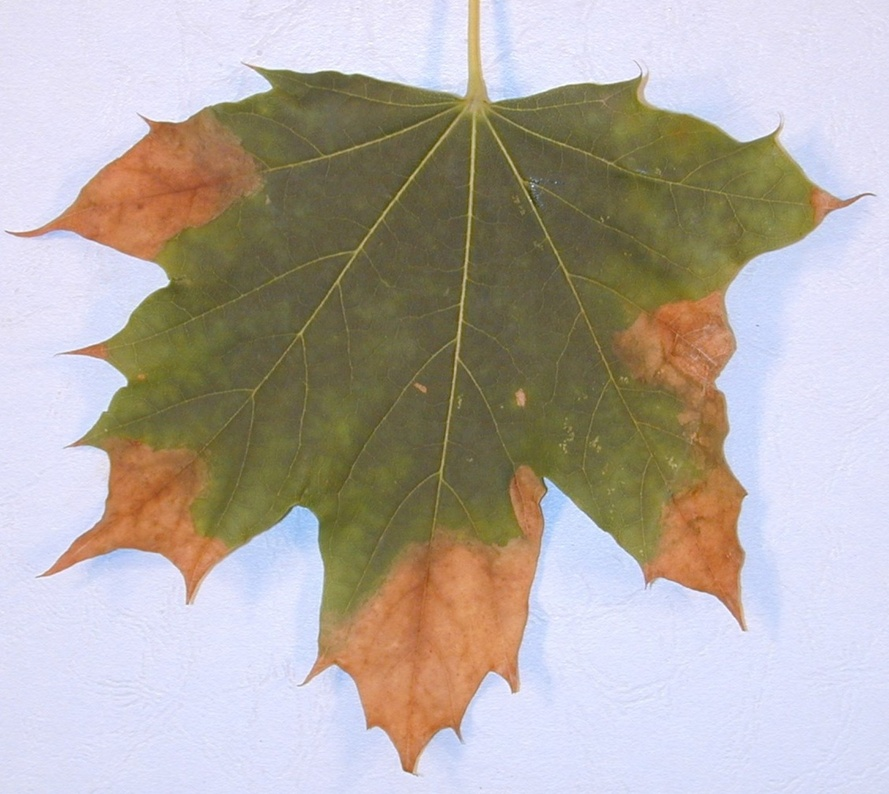
%> input picture _parcial2/hojaQuemadaP3.jpg, 889 x 794 px, shrunk from 1920 x 1715 before the run
$ octave punto3.m   (GNU Octave 9; MATLAB toolbox functions it lacks are replaced by stand-ins)
%> lines starting %> are read from the running program, lines starting %| are printed output that depends on the picture; in (x1, y1, x2, y2) boxes, pixels count from 0 and x2, y2 are one past the last pixel; in counts of white or black regions, pixels touching at a corner belong together; the program's own positions count from 1
%> the answer given: 1
%> further down, img is the input picture: size 794x889x3 uint8; mean R, G, B 179.2, 171.2, 164.4
### _parcial2/aplicarFiltroLaplaciano.m
function imagenFiltrada = aplicarFiltroLaplaciano(img, opcionFiltro)
%> called with opcionFiltro = 1

    % Definir los filtros Laplacianos
    filtrosLaplacianos = {
        [0 1 0; 1 -4 1; 0 1 0], % Filtro 1
        [1 1 1; 1 -8 1; 1 1 1],  % Filtro 2
        [0 -1 0; -1 4 -1; 0 -1 0], % Filtro 3
        [-1 -1 -1; -1 8 -1; -1 -1 -1]  % Filtro 4
    };

    % Elegir el filtro según la opción del usuario
    filtroSeleccionado = filtrosLaplacianos{opcionFiltro};

    % Identificar partes no quemadas de la imagen
    umbralQuemado = 240;  % Umbral para identificar áreas quemadas
    mascaraNoQuemada = all(img < umbralQuemado, 3);  % Máscara para partes no quemadas
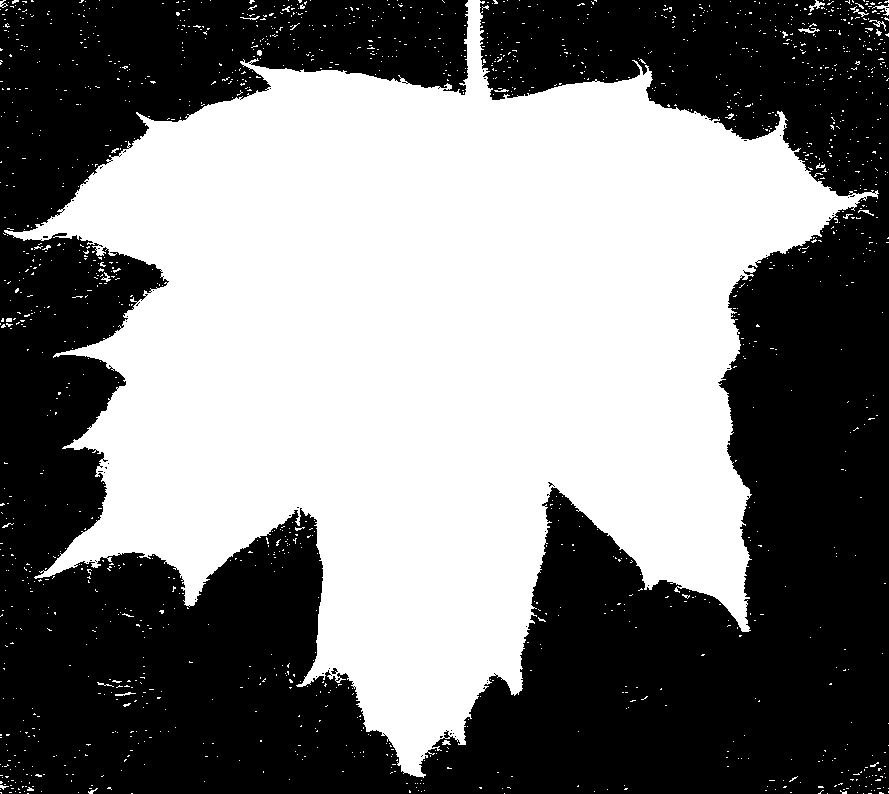
%> mascaraNoQuemada: size 794x889 logical; 48.8% white; 1610 white regions (1583 under 20 px), largest, box (x1, y1, x2, y2) and area: (4, 0, 879, 778) 339368, (809, 0, 825, 12) 66, (872, 4, 889, 16) 63

    % Preparar imagen de salida
    imagenFiltrada = img;

    % Aplicar el filtro Laplaciano a cada canal en las partes no quemadas
    for canal = 1:3
        canalImg = double(img(:, :, canal));
        canalFiltrado = conv2(canalImg, filtroSeleccionado, 'same');

        % Solo actualizar píxeles no quemados
        canalImg(mascaraNoQuemada) = canalFiltrado(mascaraNoQuemada);

        % Guardar el canal procesado
        imagenFiltrada(:, :, canal) = uint8(canalImg);
    end
%> this loop made 3 passes
%> pass 1, in aplicarFiltroLaplaciano, `canalImg = double(img(:, :, canal));`:
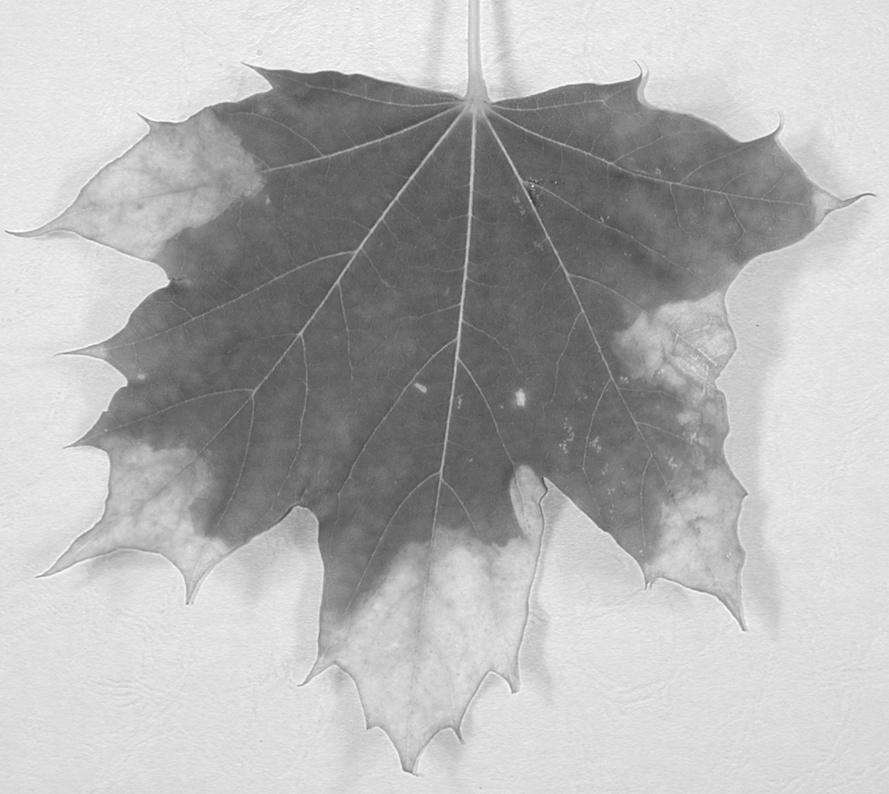
%> canalImg: size 794x889 double; min 58, max 255, mean 179.2
%> pass 1, in aplicarFiltroLaplaciano, `canalFiltrado = conv2(canalImg, filtroSeleccionado, 'same');`:
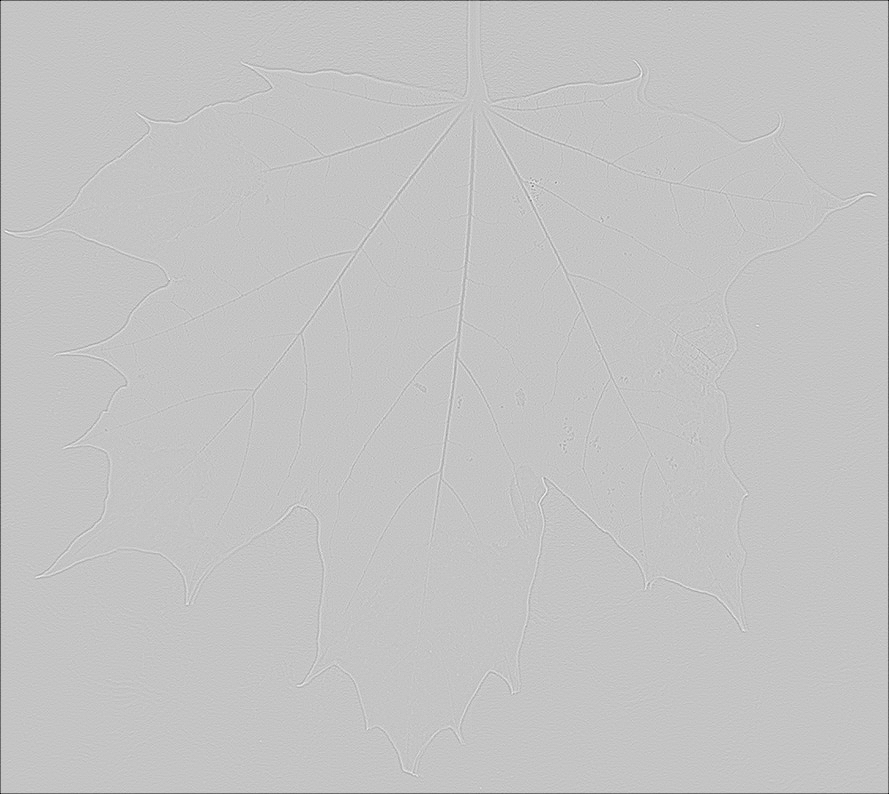
%> canalFiltrado: size 794x889 double; min -480, max 143, mean -1.1; drawn with min black and max white
%> pass 2, in aplicarFiltroLaplaciano, `canalImg = double(img(:, :, canal));`:
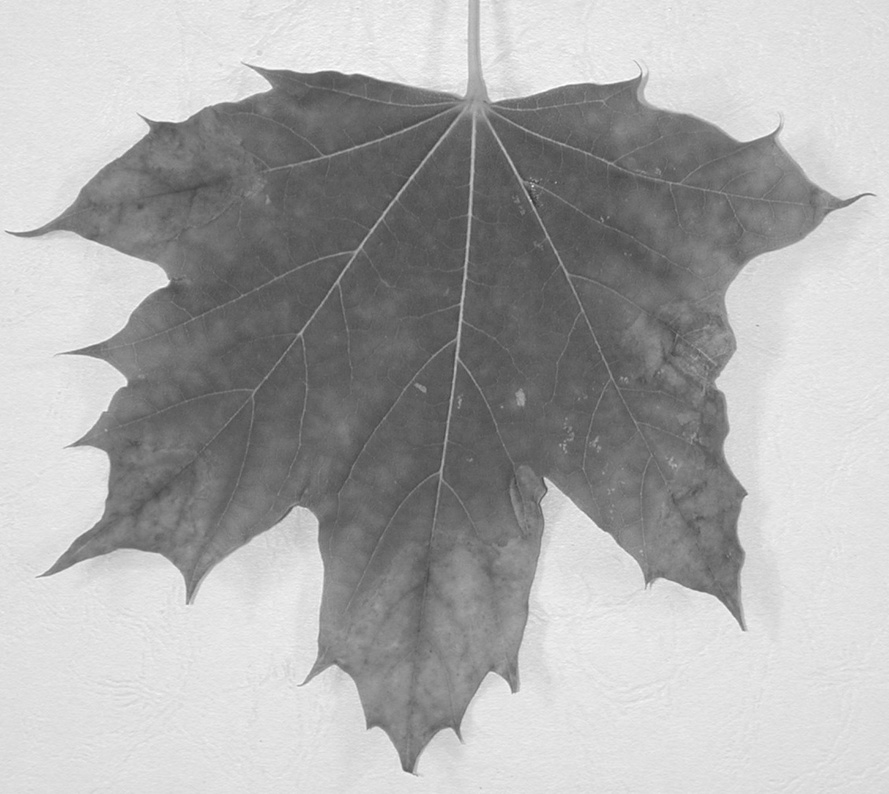
%> canalImg: size 794x889 double; min 55, max 255, mean 171.2
%> after the loop:
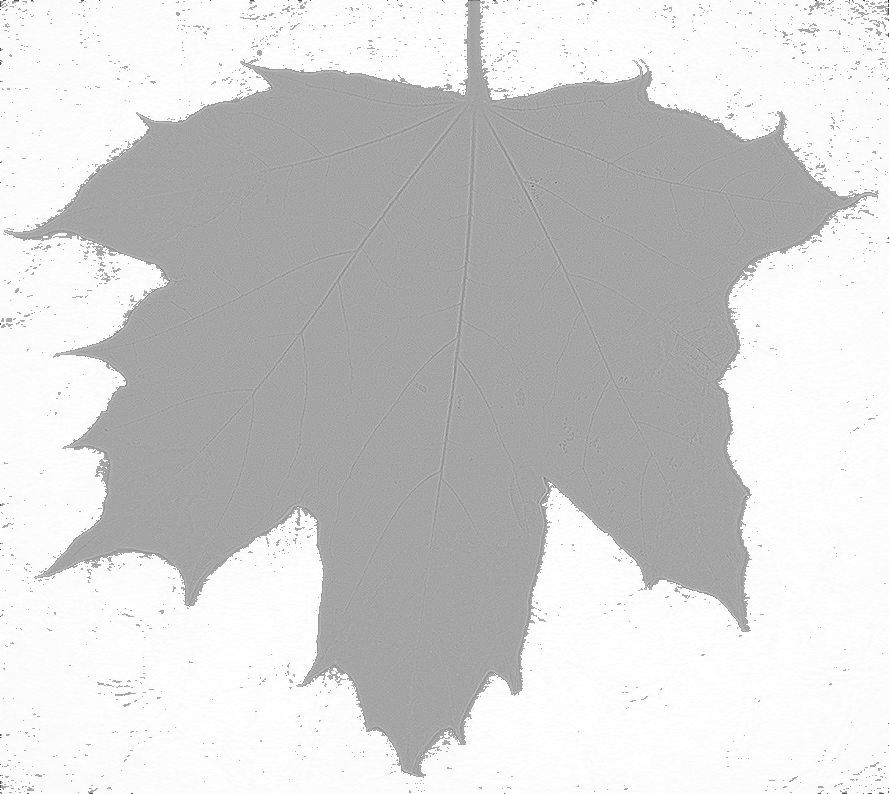
%> canalImg: size 794x889 double; min -469, max 255, mean 127.8; drawn with min black and max white
%> after the loop:
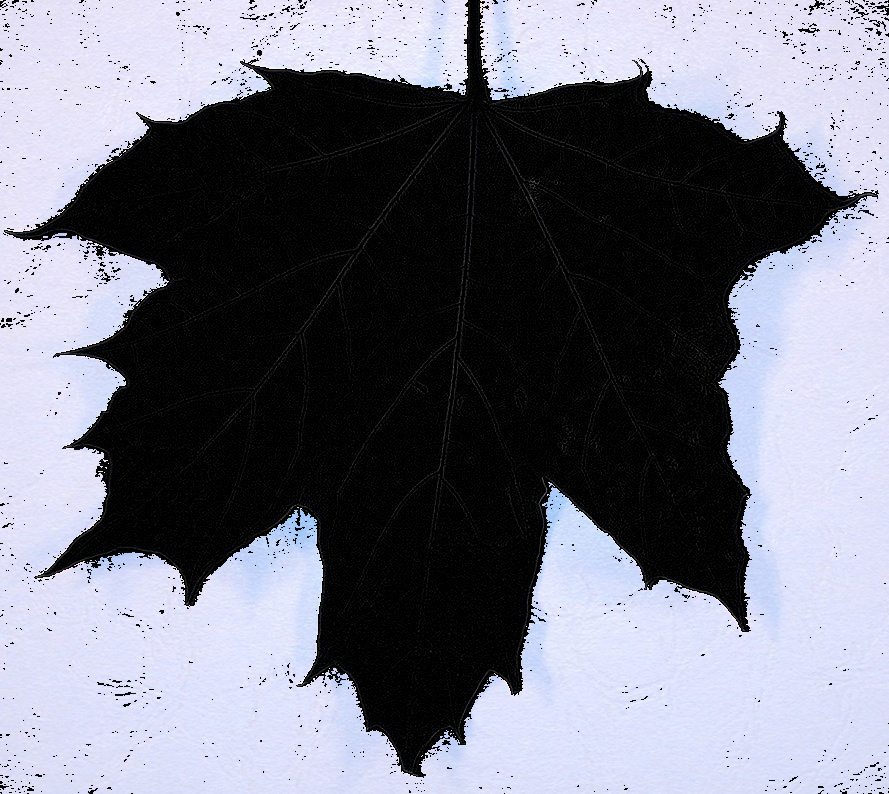
%> imagenFiltrada: size 794x889x3 uint8; mean R, G, B 115.9, 117.3, 129.7
end

### _parcial2/punto3.m
close all
clear
clc

numFiltro = int32(input('Ingrese un numero entero del 1 al 4: '));
img = imread('hojaQuemadaP3.jpg');

imagenResultado = aplicarFiltroLaplaciano(img, numFiltro);


figure,subplot(1,1,1),colormap('jet'),imagesc(imagenResultado); axis image;


% [9 lines of commented-out code are left out]
